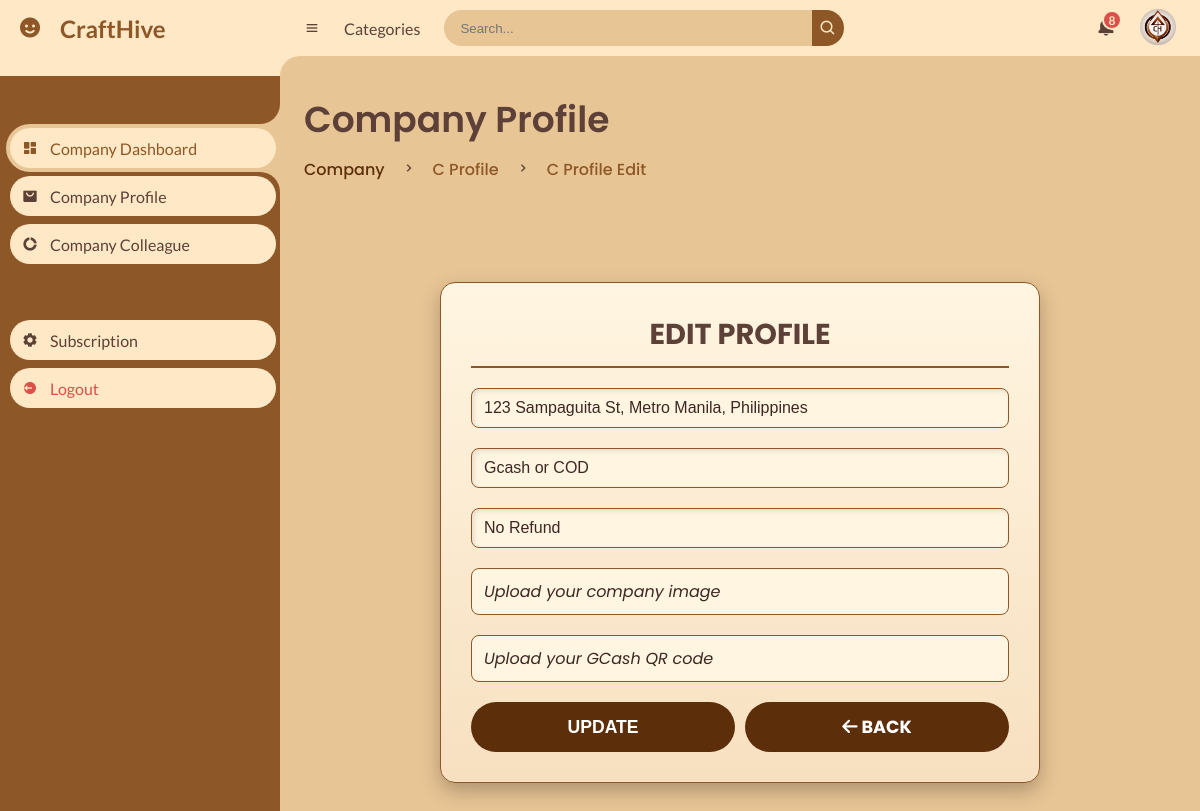
The page /craft_opening/craft_company/edit_description.php?edit=15149918 (signed in) on the database its author committed.
### tables this page shows
CREATE TABLE `description` (
  `company_id` int(11) NOT NULL,
  `company_unique_id` varchar(255) NOT NULL,
  `company_rep_id` varchar(255) NOT NULL,
  `company_name` varchar(255) NOT NULL,
  `location` varchar(255) NOT NULL,
  `phone` varchar(20) NOT NULL,
  `payment` varchar(255) NOT NULL,
  `policy` text NOT NULL,
  `gcash_qrcode` varchar(255) DEFAULT NULL,
  `image` varchar(255) NOT NULL,
  `created_at` timestamp NOT NULL DEFAULT current_timestamp(),
  `updated_at` timestamp NOT NULL DEFAULT current_timestamp() ON UPDATE current_timestamp()
);

### craft_opening/craft_company/edit_description.php (the view, shortened to what this page needs)
<?php
include_once '../connection/connect.php';
if (isset($_GET['edit'])) {
    $edit_id = mysqli_real_escape_string($conn, $_GET['edit']);
    $query = $conn->prepare("SELECT * FROM description WHERE company_unique_id = ?");
    $query->bind_param("i", $edit_id);
    $query->execute();
    $result = $query->get_result();
    $data = $result->fetch_assoc();
}
?>
<!DOCTYPE html>
<html lang="en">
<head>
    <link rel="stylesheet" href="https://cdnjs.cloudflare.com/ajax/libs/font-awesome/6.0.0/css/all.min.css">
   <link href='https://unpkg.com/boxicons@2.0.9/css/boxicons.min.css' rel='stylesheet'>
   <link rel="stylesheet" href="../../css/design.css">
</head>
<body>
<section id="sidebar">
		<a href="#" class="brand">
			<i class='bx bxs-smile'></i>
			<span class="text">CraftHive</span>
		</a>
		<ul class="side-menu top">
			<li class="active">
				<a href="dashboard.php">
					<i class='bx bxs-dashboard' ></i>
					<span class="text">Company Dashboard</span>
				</a>
			</li>
			<li>
				<a href="description.php">
					<i class='bx bxs-shopping-bag-alt' ></i>
					<span class="text">Company Profile</span>
				</a>
			</li>
			<li>
				<a href="colleague.php">
					<i class='bx bxs-doughnut-chart' ></i>
					<span class="text">Company Colleague </span>
				</a>
			</li>
		</ul>
		<ul class="side-menu">
			<li>
            <a href="subscription.php">
					<i class='bx bxs-cog' ></i>
					<span class="text">Subscription</span>
				</a>
			</li>
			<li>
				<a href="logout.php" class="logout">
					<i class='bx bxs-log-out-circle' ></i>
					<span class="text">Logout</span>
				</a>
			</li>
		</ul>
	</section>
	<section id="content">
		<nav>
			<i class='bx bx-menu' ></i>
			<a href="#" class="nav-link">Categories</a>
			<form action="#">
				<div class="form-input">
					<input type="search" placeholder="Search...">
					<button type="submit" class="search-btn"><i class='bx bx-search' ></i></button>
				</div>
			</form>
			<a href="#" class="notification">
				<span class="num">8</span>
			</a>
<a href="#" class="profile">
    <img src="../uploaded_profile/CH-logo.png" alt="Profile Image">
</a>
		</nav>
		<main>
			<div class="head-title">
				<div class="left">
					<h1>Company Profile</h1>
					<ul class="breadcrumb">
						<li>
							<a href="ch-company.php">Company</a>
						</li>
						<li><i class='bx bx-chevron-right' ></i></li>
						<li>
							<a class="active" href="ch-company.php">C Profile</a>
						</li>
                        <li><i class='bx bx-chevron-right' ></i></li>
						<li>
							<a class="active" href="ch-company.php">C Profile Edit</a>
						</li>
					</ul>
				</div>
			</div>
            <br> <br>
<div class="container">
    <section>
        <form action="" method="post" class="add-product-form" enctype="multipart/form-data">
            <h3>Edit Profile</h3>
            <input type="text" name="location" placeholder="Enter the company location" value="<?php echo $data['location']; ?>" class="box" required>
            <input type="text" name="payment" placeholder="Enter the company payment" value="<?php echo $data['payment']; ?>" class="box" required>
            <input type="text" name="policy" placeholder="Enter the company policy" value="<?php echo $data['policy']; ?>" class="box" required>
            <div class="custom-file-input">
                <label for="image" id="label_image">Upload your company image</label>
            </div>
            <div class="custom-file-input">
                <label for="gimage" id="label_gimage">Upload your GCash QR code</label>
            </div>
            <div class="button-group">
                <button type="submit" class="btn" name="update_description">Update</button>
                <a href="description.php" class="btn back-btn"><i class="fas fa-arrow-left"></i> Back</a>
            </div>
        </form>
</body>
</html>

### craft_opening/craft_company/edit_description.php (style rules this page uses)
:root { --dark: #5D4037; --blue: #8E5727; --grey-light: #E8C595; --main-bg: #E0E0E0; --light: #FEE8C5; --yellow: #FFD54F; --orange: #FF8A65; --white: #FEE8C5; --grey: #E8C595; }
#sidebar { background-color: #8E5727; }
#sidebar a { color: pink; }
#sidebar .active a { background-color: #3E2723; }
:root { --primary-color: #5D4037; --primary-gradient: linear-gradient(135deg, #5D4037, #4A3229); --hover-gradient: linear-gradient(135deg, #6F5148, #4A3229); --input-bg: #FFFFFF; --input-border: #D3C4B1; --input-focus-border: #5D4037; --font-color: #5D4037; --placeholder-color: #A69485; --background-color: #FDFBF8; }
.container { max-width: 600px; margin: 50px auto; padding: 30px; background: linear-gradient(to bottom, #FFF5E1, #F7E0C0); border-radius: 15px; box-shadow: 0 8px 20px rgba(0, 0, 0, 0.25); border: 1px solid #8E5727; }
.container h3 { font-size: 1.8em; text-align: center; color: var(--primary-color); margin-bottom: 20px; text-transform: uppercase; border-bottom: 2px solid #8E5727; padding-bottom: 10px; }
label { font-size: 1em; color: var(--font-color); display: block; margin-bottom: 5px; }
.box { width: 100%; height: 40px; padding: 8px 12px; border: 1px solid #8E5727; border-radius: 8px; background-color: #FFF5E1; font-size: 16px; color: #3E2723; margin-bottom: 20px; box-shadow: inset 2px 2px 5px rgba(0, 0, 0, 0.1); transition: all 0.3s ease; }
.box::placeholder { color: var(--placeholder-color); font-style: italic; }
.custom-file-input { position: relative; margin-bottom: 20px; }
.custom-file-input label { display: block; background-color: #FFF5E1; border: 1px solid #8E5727; border-radius: 8px; padding: 10px 12px; font-size: 16px; color: #3E2723; text-align: left; cursor: pointer; transition: background-color 0.3s ease; font-style: italic; }
.btn { width: 100%; padding: 12px 20px; background: #5C2E0A; border: none; border-radius: 25px; color: #FFFFFF; font-size: 1.1em; font-weight: bold; text-transform: uppercase; cursor: pointer; transition: all 0.3s ease; }
#content main .head-title .left .breadcrumb li a { color: #5C2E0A; pointer-events: none; font-weight: 500; }
.button-group { display: flex; justify-content: space-between; gap: 10px; margin-top: 10px; }
.button-group .btn { flex: 1; text-align: center; }
.button-group .btn:last-child { margin-right: 0; }

### rows shown on the page
description: location "123 Sampaguita St, Metro Manila, Philippines", payment "Gcash or COD", policy "No Refund"
